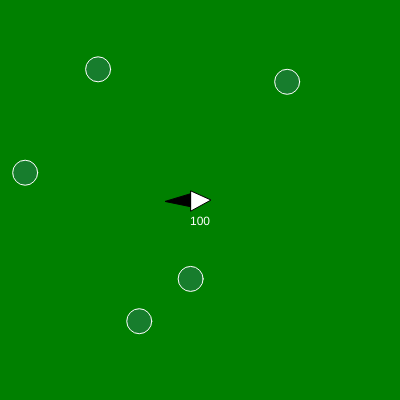
Frame 1 (no input)
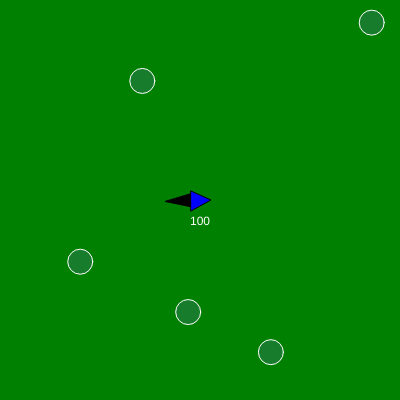
Frame 60 (no input)
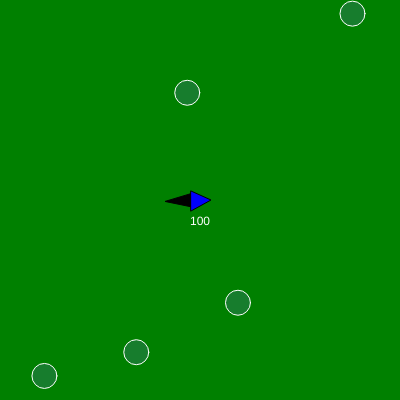
Frame 120 (the mouse pressed at the canvas centre since frame 60)

The p5.js sketch that drew these frames (run headless with seeded random() and noise() and a simulated clock; from frame 60 on, the mouse is pressed at the canvas centre):

// p5.js sketch
// ── sketch.js
var gamestate = 1;

function setup() {
    createCanvas(400, 400);
    p = createVector(width / 2, height / 2)
    pVel = createVector(0, 0);
    force = createVector(0, 0);
    size = 10;
    heading = 0;
    boostColor = color(0, 255, 0);
    playerColor = color(255);
    Score = 0;
    Health = 100;
    bb = [];
    bbVel = [];
    bbSize = 25;

    for (var i = 0; i < 5; i++) {
        bb.push(createVector(random(0, width), random(0, height)));
        bbVel.push(p5.Vector.random2D().mult(random(0.25, 2.25)));
    }
}

function draw() {
    if(gamestate === 1){
        background("green");

        updatePlayer();
        updateBubbles();
        updateLasers();
    }

    if(Health<=0){
        gamestate = 2;
    }
    if(gamestate === 2){
        textSize(20);
        text("GAME OVER",100,100);
        text("No of bubbles shot: " + Score,130,300);
    }
}
// ── bubbles.js
//bubble variables
var bb;
var bbVel;
var bbSize;

function updateBubbles() {
    touch = false;
    for (var i = 0; i < bb.length; i++) {
        push();

        //bubble collisions 
        if (dist(bb[i].x, bb[i].y, p.x, p.y) < bbSize / 2) {
            touch = true;
        }
        //update bb locations
        bb[i].add(bbVel[i]);

        //contain bb
        //contain player
        if (bb[i].x > width + bbSize / 2) {
            bb[i].x = 0
        }
        if (bb[i].x < -bbSize / 2) {
            bb[i].x = 400
        }
        if (bb[i].y > height + bbSize / 2) {
            bb[i].y = 0
        }
        if (bb[i].y < -bbSize / 2) {
            bb[i].y = 400
        }

        fill(132, 112, 255, 45)
        stroke(255);
        ellipse(bb[i].x, bb[i].y, bbSize);
        pop();
    }
    if (touch == true) {
        playerColor = color(255, 0, 0);
        Health--;
    } else {
        playerColor = color(0,0,255);
    }

}
// ── laser.js
lasers = [];
laserVel = [];


function updateLasers() {
    for (var i = 0; i < lasers.length; i++) {

        //check bubble collisions
        for (var z = 0; z < bb.length; z++) {
            if (dist(lasers[i].x, lasers[i].y, bb[z].x, bb[z].y) < bbSize / 2) {
                bb[z] = createVector(random(0, width), random(0, height));
                bbVel[z] = p5.Vector.random2D().mult(random(0.25, 2.25));
                Health++;
                Score++;
            }
        }
        lasers[i].add(laserVel[i]);

        push();
        stroke(132, 112, 255);
        line(lasers[i].x, lasers[i].y, lasers[i].x + laserVel[i].x * 4, lasers[i].y + laserVel[i].y * 4)

        pop();
    }
}

function keyPressed() {
    //console.log (keyCode); 
    if (keyCode == 32) {
        lasers.push(createVector(p.x, p.y));
        laserVel.push(p5.Vector.fromAngle(radians(heading)).mult(7));
    }
}
// ── player.js
var p;
var size;
var heading;
var pVel;
var force;
var boostColor;
var touch;
var playerColor;
var Score;
var Health;

function updatePlayer() {
    boostColor = color(0)
        //move and rotate player 

    if (keyIsDown(LEFT_ARROW)) {
        heading -= 6;
    }
    if (keyIsDown(RIGHT_ARROW)) {
        heading += 6;
    }
    if (keyIsDown(UP_ARROW)) {
        force = p5.Vector.fromAngle(radians(heading));
        pVel.add(force.mult(0.2));
        boostColor = color(0, 255, 0);
    }

    //contain player
    if (p.x > 400) {
        p.x = 0
    }
    if (p.x < 0) {
        p.x = 400
    }
    if (p.y > 400) {
        p.y = 0
    }
    if (p.y < 0) {
        p.y = 400
    }



    //update player location
    pVel.mult(0.978);
    p.add(pVel);
    //draw the player
    push();
    translate(p.x, p.y);
    rotate(radians(heading));
    //flame stuff

    fill(boostColor)
    triangle(-size + 2, size * .7, -size * 3.5, size / 7, size * -.7, -size * .7);
    //health


    fill(playerColor);
    triangle(-size + 1, -size + 1, size + 1, 0, -size + 1, size + 1);
    pop();
    fill(255);
    text(Health, p.x - 10, p.y + 25)

    //fill(255);
    //text(Score, 25, 25);

}
